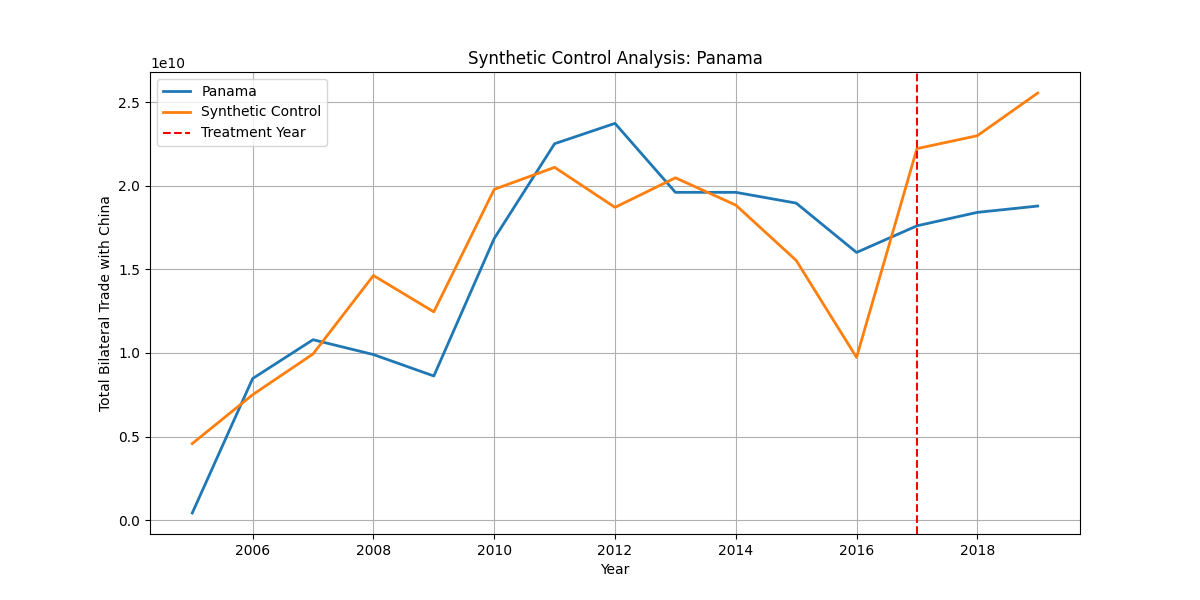

Source code (Python):
import pandas as pd
import numpy as np
from scipy.optimize import minimize
import matplotlib.pyplot as plt
import itertools

df = pd.read_csv('all_countries_trade_with_china_2000_2019.csv')

TREATMENT_YEAR = 2017
POST_TREATMENT_YEARS = list(range(TREATMENT_YEAR, 2020))

panama_data = df[df['reporterCode'] == 591].copy() # panama reporterCode 591
donor_data = df[df['reporterCode'] != 591].copy()

all_covariates = ['Total_Bilateral_Trade', 'CIFValue', 'FOBValue', 'qty', 'netWgt', 'grossWgt']

covariate_combinations = []
for r in range(1, len(all_covariates) + 1):
    covariate_combinations.extend(list(itertools.combinations(all_covariates, r)))

standardize_options = [True, False]

def get_all_donors(donor_data):
    return donor_data['reporterCode'].unique()

def get_correlated_donors(donor_data, panama_data, PRE_TREATMENT_YEARS, threshold=0):
    donor_correlations = {}
    panama_years = set(panama_data[panama_data['Year'].isin(PRE_TREATMENT_YEARS)]['Year'])
    for code in donor_data['reporterCode'].unique():
        donor = donor_data[donor_data['reporterCode'] == code]
        donor_years = set(donor[donor['Year'].isin(PRE_TREATMENT_YEARS)]['Year'])
        common_years = sorted(list(panama_years & donor_years))
        if len(common_years) < 10:
            continue  # skip donors with too little overlap
        panama_vals = panama_data[panama_data['Year'].isin(common_years)]['Total_Bilateral_Trade']
        donor_vals = donor[donor['Year'].isin(common_years)]['Total_Bilateral_Trade']
        if len(panama_vals) != len(donor_vals):
            continue  # skip if still mismatched
        if len(panama_vals) < 2:
            continue  # skip if not enough data for correlation
        correlation = np.corrcoef(donor_vals, panama_vals)[0,1]
        if np.isnan(correlation):
            continue
        if correlation > threshold:
            donor_correlations[code] = correlation
    return np.array(list(donor_correlations.keys()))

def get_similar_volume_donors(donor_data, panama_data, PRE_TREATMENT_YEARS, std_threshold=1):
    panama_mean = panama_data[panama_data['Year'].isin(PRE_TREATMENT_YEARS)]['Total_Bilateral_Trade'].mean()
    panama_std = panama_data[panama_data['Year'].isin(PRE_TREATMENT_YEARS)]['Total_Bilateral_Trade'].std()
    
    similar_donors = []
    for code in donor_data['reporterCode'].unique():
        donor = donor_data[donor_data['reporterCode'] == code]
        donor_mean = donor[donor['Year'].isin(PRE_TREATMENT_YEARS)]['Total_Bilateral_Trade'].mean()
        if abs(donor_mean - panama_mean) <= std_threshold * panama_std:
            similar_donors.append(code)
    return np.array(similar_donors)

def get_complete_data_donors(donor_data, PRE_TREATMENT_YEARS):
    complete_donors = []
    for code in donor_data['reporterCode'].unique():
        donor = donor_data[donor_data['reporterCode'] == code]
        if len(donor[donor['Year'].isin(PRE_TREATMENT_YEARS)]) == len(PRE_TREATMENT_YEARS):
            complete_donors.append(code)
    return np.array(complete_donors)

def get_donor_pool_options(PRE_TREATMENT_YEARS):
    return {
        'all': lambda d: get_all_donors(d),
        'correlated': lambda d: get_correlated_donors(d, panama_data, PRE_TREATMENT_YEARS),
        'similar_volume': lambda d: get_similar_volume_donors(d, panama_data, PRE_TREATMENT_YEARS),
        'complete_data': lambda d: get_complete_data_donors(d, PRE_TREATMENT_YEARS)
    }

best_overall_rmse = float('inf')
best_overall_result = None
best_overall_start_year = None

for start_year in range(2000, 2007):
    PRE_TREATMENT_YEARS = list(range(start_year, TREATMENT_YEAR))
    ALL_YEARS = PRE_TREATMENT_YEARS + POST_TREATMENT_YEARS
    donor_pool_options = get_donor_pool_options(PRE_TREATMENT_YEARS)

    best_rmse = float('inf')
    best_result = None

    for covariates, standardize, pool_name in itertools.product(covariate_combinations, standardize_options, donor_pool_options.keys()):
        # donor pool
        donor_countries = donor_pool_options[pool_name](donor_data)
        if len(donor_countries) < 2:
            continue
        num_donors = len(donor_countries)
        num_years = len(PRE_TREATMENT_YEARS)
        num_covs = len(covariates)

        # pre-treatment matrix for all countries (for standardization)
        all_pre = df[df['Year'].isin(PRE_TREATMENT_YEARS)].copy()
        all_pre_matrix = all_pre.pivot(index='Year', columns='reporterCode')[list(covariates)].fillna(0).values.reshape(-1, num_covs)
        mean = all_pre_matrix.mean(axis=0)
        std = all_pre_matrix.std(axis=0)
        std[std == 0] = 1

        # panama pre-treatment matrix (covariates × years)
        panama_pre = panama_data.set_index('Year').reindex(PRE_TREATMENT_YEARS)[list(covariates)].fillna(0).values.T

        # donor pre-treatment matrix (covariates × years × donors)
        donor_pre_matrix = np.zeros((num_covs, num_years, num_donors))
        for i, code in enumerate(donor_countries):
            donor_country = donor_data[donor_data['reporterCode'] == code].set_index('Year').reindex(PRE_TREATMENT_YEARS)[list(covariates)].fillna(0).values.T
            donor_pre_matrix[:, :, i] = donor_country

        # standardize
        if standardize:
            panama_pre = (panama_pre - mean[:, None]) / std[:, None]
            for i in range(num_donors):
                donor_pre_matrix[:, :, i] = (donor_pre_matrix[:, :, i] - mean[:, None]) / std[:, None]

        # obj function with regularization and penalty
        def synthetic_control_objective(weights, donor_matrix, panama_matrix, reg_param=1e-6, penalty_param=1e3):
            synthetic = np.tensordot(donor_matrix, weights, axes=([2], [0]))
            reg_term = reg_param * np.sum(weights ** 2)
            penalty_term = penalty_param * (np.sum(weights) - 1) ** 2
            return np.sum((synthetic - panama_matrix) ** 2) + reg_term + penalty_term

        initial_weights = np.ones(num_donors) / num_donors
        bounds = [(0, 1) for _ in range(num_donors)]

        # L-BFGS-B optimization
        result = minimize(
            synthetic_control_objective,
            initial_weights,
            args=(donor_pre_matrix, panama_pre),
            method='L-BFGS-B',
            bounds=bounds,
            options={'maxiter': 1000, 'ftol': 1e-8}
        )
        if not result.success:
            continue
        optimal_weights = result.x / np.sum(result.x)

        # synthetic control for all years (unstandardized)
        panama_actual = panama_data.set_index('Year').reindex(ALL_YEARS)['Total_Bilateral_Trade'].fillna(0).values
        synthetic_control = np.zeros(len(ALL_YEARS))
        for i, code in enumerate(donor_countries):
            donor_country = donor_data[donor_data['reporterCode'] == code].set_index('Year').reindex(ALL_YEARS)['Total_Bilateral_Trade'].fillna(0).values
            synthetic_control += optimal_weights[i] * donor_country

        # treatment effect
        treatment_effect = panama_actual[len(PRE_TREATMENT_YEARS):] - synthetic_control[len(PRE_TREATMENT_YEARS):]

        # pre-treatment RMSE
        pre_treatment_rmse = np.sqrt(np.mean((panama_actual[:len(PRE_TREATMENT_YEARS)] - 
                                            synthetic_control[:len(PRE_TREATMENT_YEARS)]) ** 2))

        if pre_treatment_rmse < best_rmse:
            best_rmse = pre_treatment_rmse
            best_result = {
                'covariates': covariates,
                'standardize': standardize,
                'donor_pool': pool_name,
                'weights': optimal_weights,
                'donor_countries': donor_countries,
                'synthetic_control': synthetic_control,
                'panama_actual': panama_actual,
                'treatment_effect': treatment_effect,
                'pre_treatment_rmse': pre_treatment_rmse,
                'start_year': start_year
            }
    if best_result and best_rmse < best_overall_rmse:
        best_overall_rmse = best_rmse
        best_overall_result = best_result
        best_overall_start_year = start_year
        plt.figure(figsize=(12, 6))
        plt.plot(list(range(start_year, 2020)), best_result['panama_actual'], label='Panama', linewidth=2)
        plt.plot(list(range(start_year, 2020)), best_result['synthetic_control'], label='Synthetic Control', linewidth=2)
        plt.axvline(x=TREATMENT_YEAR, color='r', linestyle='--', label='Treatment Year')
        plt.xlabel('Year')
        plt.ylabel('Total Bilateral Trade with China')
        plt.title(f'Best Synthetic Control: {best_result["covariates"]} | Standardize={best_result["standardize"]} | Pool={best_result["donor_pool"]} | Start={start_year}')
        plt.legend()
        plt.grid(True)
        plt.savefig('best_synthetic_control_panama.png')
        plt.close()
        with open('best_synthetic_control_results.txt', 'w') as f:
            f.write(f'Best Covariates: {best_result["covariates"]}\n')
            f.write(f'Standardized: {best_result["standardize"]}\n')
            f.write(f'Donor Pool: {best_result["donor_pool"]}\n')
            f.write(f'Pre-treatment Start Year: {start_year}\n')
            f.write(f'Pre-treatment RMSE: {best_result["pre_treatment_rmse"]:,.2f}\n')
            f.write('\nAll Donor Weights:\n')
            for country, weight in zip(best_result['donor_countries'], best_result['weights']):
                f.write(f'Country {country}: {weight:.6f}\n')
            f.write('\nTreatment Effect (2018-2019):\n')
            for i, year in enumerate(POST_TREATMENT_YEARS):
                f.write(f'{year}: {best_result["treatment_effect"][i]:,.2f}\n')

# After the main loop, save the best 'all' donor pool result for the best pre-treatment start year
if best_overall_result is not None:
    # Find the best 'all' donor pool result for the best start year
    TREATMENT_YEAR = 2017
    POST_TREATMENT_YEARS = list(range(TREATMENT_YEAR, 2020))
    start_year = best_overall_result['start_year']
    PRE_TREATMENT_YEARS = list(range(start_year, TREATMENT_YEAR))
    ALL_YEARS = PRE_TREATMENT_YEARS + POST_TREATMENT_YEARS
    donor_pool_options = get_donor_pool_options(PRE_TREATMENT_YEARS)
    best_all_rmse = float('inf')
    best_all_result = None
    for covariates, standardize in itertools.product(covariate_combinations, standardize_options):
        donor_countries = donor_pool_options['all'](donor_data)
        if len(donor_countries) < 2:
            continue
        num_donors = len(donor_countries)
        num_years = len(PRE_TREATMENT_YEARS)
        num_covs = len(covariates)
        all_pre = df[df['Year'].isin(PRE_TREATMENT_YEARS)].copy()
        all_pre_matrix = all_pre.pivot(index='Year', columns='reporterCode')[list(covariates)].fillna(0).values.reshape(-1, num_covs)
        mean = all_pre_matrix.mean(axis=0)
        std = all_pre_matrix.std(axis=0)
        std[std == 0] = 1
        panama_pre = panama_data.set_index('Year').reindex(PRE_TREATMENT_YEARS)[list(covariates)].fillna(0).values.T
        donor_pre_matrix = np.zeros((num_covs, num_years, num_donors))
        for i, code in enumerate(donor_countries):
            donor_country = donor_data[donor_data['reporterCode'] == code].set_index('Year').reindex(PRE_TREATMENT_YEARS)[list(covariates)].fillna(0).values.T
            donor_pre_matrix[:, :, i] = donor_country
        if standardize:
            panama_pre = (panama_pre - mean[:, None]) / std[:, None]
            for i in range(num_donors):
                donor_pre_matrix[:, :, i] = (donor_pre_matrix[:, :, i] - mean[:, None]) / std[:, None]
        def synthetic_control_objective(weights, donor_matrix, panama_matrix, reg_param=1e-6, penalty_param=1e3):
            synthetic = np.tensordot(donor_matrix, weights, axes=([2], [0]))
            reg_term = reg_param * np.sum(weights ** 2)
            penalty_term = penalty_param * (np.sum(weights) - 1) ** 2
            return np.sum((synthetic - panama_matrix) ** 2) + reg_term + penalty_term
        initial_weights = np.ones(num_donors) / num_donors
        bounds = [(0, 1) for _ in range(num_donors)]
        result = minimize(
            synthetic_control_objective,
            initial_weights,
            args=(donor_pre_matrix, panama_pre),
            method='L-BFGS-B',
            bounds=bounds,
            options={'maxiter': 1000, 'ftol': 1e-8}
        )
        if not result.success:
            continue
        optimal_weights = result.x / np.sum(result.x)
        panama_actual = panama_data.set_index('Year').reindex(ALL_YEARS)['Total_Bilateral_Trade'].fillna(0).values
        synthetic_control = np.zeros(len(ALL_YEARS))
        for i, code in enumerate(donor_countries):
            donor_country = donor_data[donor_data['reporterCode'] == code].set_index('Year').reindex(ALL_YEARS)['Total_Bilateral_Trade'].fillna(0).values
            synthetic_control += optimal_weights[i] * donor_country
        treatment_effect = panama_actual[len(PRE_TREATMENT_YEARS):] - synthetic_control[len(PRE_TREATMENT_YEARS):]
        pre_treatment_rmse = np.sqrt(np.mean((panama_actual[:len(PRE_TREATMENT_YEARS)] - 
                                            synthetic_control[:len(PRE_TREATMENT_YEARS)]) ** 2))
        if pre_treatment_rmse < best_all_rmse:
            best_all_rmse = pre_treatment_rmse
            best_all_result = {
                'covariates': covariates,
                'standardize': standardize,
                'donor_pool': 'all',
                'weights': optimal_weights,
                'donor_countries': donor_countries,
                'synthetic_control': synthetic_control,
                'panama_actual': panama_actual,
                'treatment_effect': treatment_effect,
                'pre_treatment_rmse': pre_treatment_rmse,
                'start_year': start_year
            }
    if best_all_result is not None:
        plt.figure(figsize=(12, 6))
        plt.plot(list(range(start_year, 2020)), best_all_result['panama_actual'], label='Panama', linewidth=2)
        plt.plot(list(range(start_year, 2020)), best_all_result['synthetic_control'], label='Synthetic Control (All Donors)', linewidth=2)
        plt.axvline(x=TREATMENT_YEAR, color='r', linestyle='--', label='Treatment Year')
        plt.xlabel('Year')
        plt.ylabel('Total Bilateral Trade with China')
        plt.title(f'Synthetic Control (All Donors): {best_all_result["covariates"]} | Standardize={best_all_result["standardize"]} | Start={start_year}')
        plt.legend()
        plt.grid(True)
        plt.savefig('synthetic_control_all_donors.png')
        plt.close()
        with open('synthetic_control_all_donors_results.txt', 'w') as f:
            f.write(f'Covariates: {best_all_result["covariates"]}\n')
            f.write(f'Standardized: {best_all_result["standardize"]}\n')
            f.write(f'Donor Pool: all\n')
            f.write(f'Pre-treatment Start Year: {start_year}\n')
            f.write(f'Pre-treatment RMSE: {best_all_result["pre_treatment_rmse"]:,.2f}\n')
            f.write('\nAll Donor Weights:\n')
            for country, weight in zip(best_all_result['donor_countries'], best_all_result['weights']):
                f.write(f'Country {country}: {weight:.6f}\n')
            f.write('\nTreatment Effect (2018-2019):\n')
            for i, year in enumerate(POST_TREATMENT_YEARS):
                f.write(f'{year}: {best_all_result["treatment_effect"][i]:,.2f}\n')

print('Best configuration across all pre-treatment start years:')
print(f'Pre-treatment Start Year: {best_overall_result["start_year"]}')
print(f'Covariates: {best_overall_result["covariates"]}')
print(f'Standardized: {best_overall_result["standardize"]}')
print(f'Donor Pool: {best_overall_result["donor_pool"]}')
print(f'Pre-treatment RMSE: {best_overall_result["pre_treatment_rmse"]:,.2f}')
print('\nAll Donor Weights:')
for country, weight in zip(best_overall_result['donor_countries'], best_overall_result['weights']):
    print(f'Country {country}: {weight:.6f}')
print('\nTreatment Effect (2018-2019):')
for i, year in enumerate(POST_TREATMENT_YEARS):
    print(f'{year}: {best_overall_result["treatment_effect"][i]:,.2f}') 